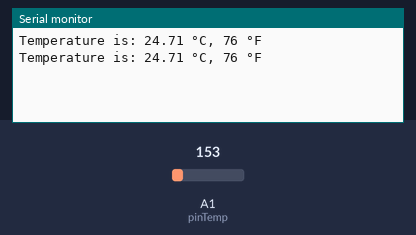
This sketch was run on a simulated Arduino Uno, built with avr-gcc and run on an emulated ATmega328P. On the bench: the last lines printed to the serial monitor. The test bench sets the inputs (shaded band); at power-on: A1 (pinTemp) = 153.

Above: at 1.8 s.
1.9 s: A1 (pinTemp) set to 165
At 2.8 s:
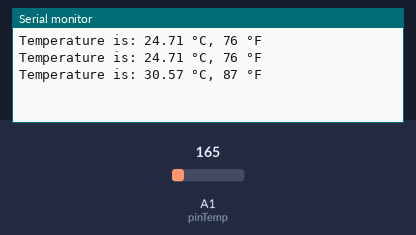
3.4 s: A1 (pinTemp) set to 175
At 4.8 s:
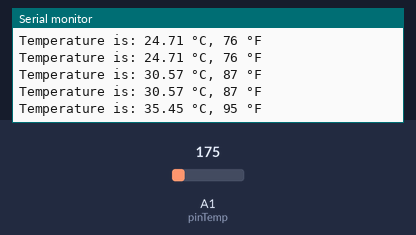
Timing chart, 0 to 6.4 s (numbered marks = the images above; inputs shaded):
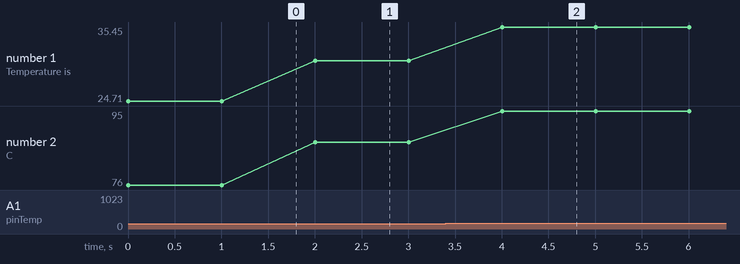

Measured:
- after the input at 1.9 s, the serial monitor: prints a new line after 0.10 s (image 1)
- after the input at 3.4 s, the serial monitor: prints a new line after 0.60 s (image 2)
- plotted number 1: 24.71 → 30.57 after the input at 1.9 s, 30.57 → 35.45 after the input at 3.4 s
- plotted number 2: 76 → 87 after the input at 1.9 s, 87 → 95 after the input at 3.4 s

The sketch:

analog_sensors.ino
```cpp
int pinTemp = A1; // This is where our Output data goes
void setup()
{
    // Begin serial communication at a baud rate of 9600:
    Serial.begin(9600);
}
void loop()
{
    // Get a reading from the temperature sensor:
    int reading = analogRead(pinTemp);
    // Convert the reading into voltage:
    float voltage = reading * (5000 / 1024.0);
    // Convert the voltage into the temperature in Celsius:
    float temperatureC = (voltage - 500) / 10;
    // Print the temperature in the Serial Monitor:
    Serial.print("Temperature is: ");
    Serial.print(temperatureC);
    Serial.print(" \xC2\xB0"); // shows degree symbol
    Serial.print("C, ");
    int TempF = temperatureC * 1.8 + 32;
    Serial.print(TempF);
    Serial.print(" \xC2\xB0"); // shows degree symbol
    Serial.println("F");
    delay(1000); // wait a second between readings
}
```
